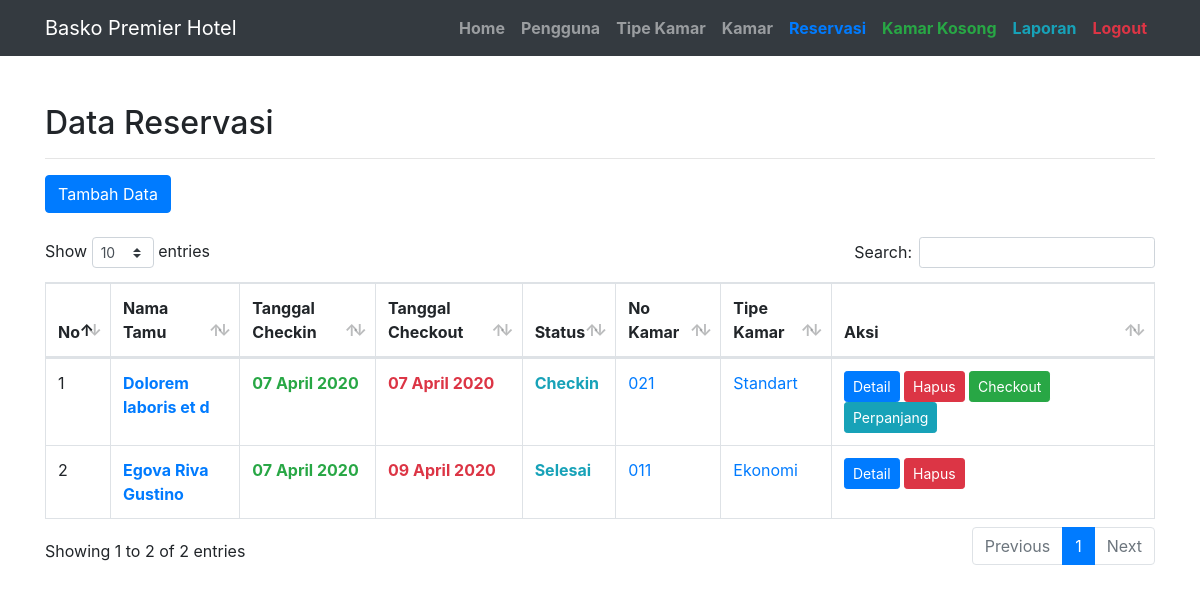
Page /index.php?page=module/Reservasi/index (signed in) on the committed database.
### tables this page shows
CREATE TABLE `tb_Reservasi` (
  `reservasi_id` int(11) NOT NULL AUTO_INCREMENT,
  `kamar_id` int(11) NOT NULL,
  `reservasi_nama` varchar(100) NOT NULL,
  `reservasi_tlp` varchar(12) NOT NULL,
  `reservasi_alamat` text NOT NULL,
  `reservasi_masuk` date NOT NULL,
  `reservasi_keluar` date NOT NULL,
  `reservasi_status` varchar(25) NOT NULL,
  PRIMARY KEY (`reservasi_id`)
);

CREATE TABLE `tb_Kamar` (
  `kamar_id` int(11) NOT NULL AUTO_INCREMENT,
  `tipe_kamar_id` int(11) NOT NULL,
  `kamar_no` varchar(11) NOT NULL,
  `kamar_harga` int(11) NOT NULL,
  `kamar_fasilitas` text NOT NULL,
  `kamar_status` varchar(100) NOT NULL,
  PRIMARY KEY (`kamar_id`)
);

CREATE TABLE `tb_Tipe_kamar` (
  `tipe_kamar_id` int(11) NOT NULL AUTO_INCREMENT,
  `tipe_kamar_nama` varchar(255) NOT NULL,
  PRIMARY KEY (`tipe_kamar_id`)
);

### assets/model/conf.php (called while the page is built, shortened)
<?php
$conn = mysqli_connect('localhost', 'root', 'mysql', 'db_hotel_basko');
class Conf
{
    public function get($query)
    {
        global $conn;
        $ambil = $conn->query($query);
        $hasil = [];
        while ($pecah = $ambil->fetch_object()) {
            $hasil[] = $pecah;
        }
        return $hasil;
    }
}

### assets/model/db.php (called while the page is built, shortened)
<?php
include 'conf.php';
class Db extends Conf
{
    public function getAllReservasi()
    {
        $query = $this->get("   SELECT * FROM tb_Reservasi
                                LEFT JOIN tb_Kamar
                                ON tb_Reservasi.kamar_id=tb_Kamar.kamar_id
                                LEFT JOIN tb_Tipe_kamar
                                ON tb_Tipe_kamar.tipe_kamar_id=tb_Kamar.tipe_kamar_id");
        return $query;
    }
}

### assets/libs/helper/helper.php (called while the page is built, shortened)
<?php
function TglIndo($date)
{
    $BulanIndo = array("Januari", "Februari", "Maret", "April", "Mei", "Juni", "Juli", "Agustus", "September", "Oktober", "November", "Desember");
    $tahun = substr($date, 0, 4);
    $bulan = substr($date, 5, 2);
    $tgl   = substr($date, 8, 2);
    $result = $tgl . " " . $BulanIndo[(int) $bulan - 1] . " " . $tahun;
    return ($result);
}

### module/Reservasi/index.php (the view)
<div class="container">
    <div class="row">
        <div class="col-md-12 mb-5 mt-5">
            <h2>Data Reservasi</h2>
            <hr>
            <div class="table-responsive">
                <a href="?page=module/Reservasi/tambah" class="btn btn-primary ">Tambah Data</a>
                <br><br>
                <table class="table table-bordered" id="dataTable" width="100%" cellspacing="0">
                    <thead>
                        <tr>
                            <th width="10px">No</th>
                            <th>Nama Tamu</th>
                            <th>Tanggal Checkin</th>
                            <th>Tanggal Checkout</th>
                            <th>Status</th>
                            <th>No Kamar</th>
                            <th>Tipe Kamar</th>
                            <th width="280px">Aksi</th>
                        </tr>
                    </thead>
                    <tbody>
                        <?php
                        foreach ($db->getAllReservasi() as $no => $dataReservasi) {
                        ?>
                            <tr>
                                <td><?= ++$no ?></td>
                                <td>
                                    <b>
                                        <a href="index.php?page=module/Reservasi/detail&id=<?= $dataReservasi->reservasi_id ?>"><?= $dataReservasi->reservasi_nama ?></a>
                                    </b>
                                </td>
                                <td><b class="text-success"><?= TglIndo($dataReservasi->reservasi_masuk) ?></b></td>
                                <td><b class="text-danger"><?= TglIndo($dataReservasi->reservasi_keluar) ?></b></td>
                                <td><b class="text-info"><?= $dataReservasi->reservasi_status ?></b></td>
                                <td><a href="index.php?page=module/Kamar/index"><?= $dataReservasi->kamar_no ?></a></td>
                                <td><a href="index.php?page=module/Kamar/index"><?= $dataReservasi->tipe_kamar_nama ?></a></td>
                                <td>
                                    <a href="index.php?page=module/Reservasi/detail&id=<?= $dataReservasi->reservasi_id ?>" class="btn btn-primary btn-sm">Detail</a>
                                    <a onclick="return confirm('Anda yakin hapus ?')" href="index.php?page=module/Reservasi/hapus&id=<?= $dataReservasi->reservasi_id ?>" class="btn btn-danger btn-sm">Hapus</a>
                                    <?php
                                    if ($dataReservasi->reservasi_status == "Booking") :   ?>
                                        <a href="index.php?page=module/Reservasi/checkin&id=<?= $dataReservasi->reservasi_id ?>" class="btn btn-success btn-sm">Checkin</a>
                                    <?php elseif ($dataReservasi->reservasi_status == "Checkin") : ?>
                                        <a href="index.php?page=module/Reservasi/checkout&id=<?= $dataReservasi->reservasi_id ?>" class="btn btn-success btn-sm">Checkout</a>
                                        <a href="index.php?page=module/Reservasi/perpanjang&id=<?= $dataReservasi->reservasi_id ?>" class="btn btn-info btn-sm">Perpanjang</a>
                                    <?php endif ?>
                                </td>
                            </tr>
                        <?php }  ?>
                    </tbody>
                </table>
            </div>
        </div>
    </div>
</div>

### assets/css/business-frontpage.css (style rules this page uses)
body { padding-top: 56px; }

### assets/dataTables/dataTables.css (style rules this page uses)
table.dataTable { clear: both; margin-top: 6px !important; margin-bottom: 6px !important; max-width: none !important; border-collapse: separate !important; border-spacing: 0; }
table.dataTable td, table.dataTable th { -webkit-box-sizing: content-box; box-sizing: content-box; }
table.dataTable thead>tr>th.sorting_asc, table.dataTable thead>tr>th.sorting_desc, table.dataTable thead>tr>th.sorting, table.dataTable thead>tr>td.sorting_asc, table.dataTable thead>tr>td.sorting_desc, table.dataTable thead>tr>td.sorting { padding-right: 30px; }
table.dataTable thead .sorting, table.dataTable thead .sorting_asc, table.dataTable thead .sorting_desc, table.dataTable thead .sorting_asc_disabled, table.dataTable thead .sorting_desc_disabled { cursor: pointer; position: relative; }
table.dataTable thead .sorting:before, table.dataTable thead .sorting:after, table.dataTable thead .sorting_asc:before, table.dataTable thead .sorting_asc:after, table.dataTable thead .sorting_desc:before, table.dataTable thead .sorting_desc:after, table.dataTable thead .sorting_asc_disabled:before, table.dataTable thead .sorting_asc_disabled:after, table.dataTable thead .sorting_desc_disabled:before, table.dataTable thead .sorting_desc_disabled:after { position: absolute; bottom: 0.9em; display: block; opacity: 0.3; }
table.dataTable thead .sorting:before, table.dataTable thead .sorting_asc:before, table.dataTable thead .sorting_desc:before, table.dataTable thead .sorting_asc_disabled:before, table.dataTable thead .sorting_desc_disabled:before { right: 1em; content: "\2191"; }
table.dataTable thead .sorting:after, table.dataTable thead .sorting_asc:after, table.dataTable thead .sorting_desc:after, table.dataTable thead .sorting_asc_disabled:after, table.dataTable thead .sorting_desc_disabled:after { right: 0.5em; content: "\2193"; }
table.dataTable thead .sorting_asc:before, table.dataTable thead .sorting_desc:after { opacity: 1; }
table.table-bordered.dataTable th, table.table-bordered.dataTable td { border-left-width: 0; }
table.table-bordered.dataTable th:last-child, table.table-bordered.dataTable th:last-child, table.table-bordered.dataTable td:last-child, table.table-bordered.dataTable td:last-child { border-right-width: 0; }
table.table-bordered.dataTable tbody th, table.table-bordered.dataTable tbody td { border-bottom-width: 0; }

### rows in the picture
tb_reservasi: reservasi_nama "Dolorem laboris et d", reservasi_masuk "07 April 2020", reservasi_keluar "07 April 2020", reservasi_status "Checkin", kamar.kamar_no "021", tb_tipe_kamar.tipe_kamar_nama "Standart"
tb_reservasi: reservasi_nama "Egova Riva Gustino", reservasi_masuk "07 April 2020", reservasi_keluar "09 April 2020", reservasi_status "Selesai", kamar.kamar_no "011", tb_tipe_kamar.tipe_kamar_nama "Ekonomi"
